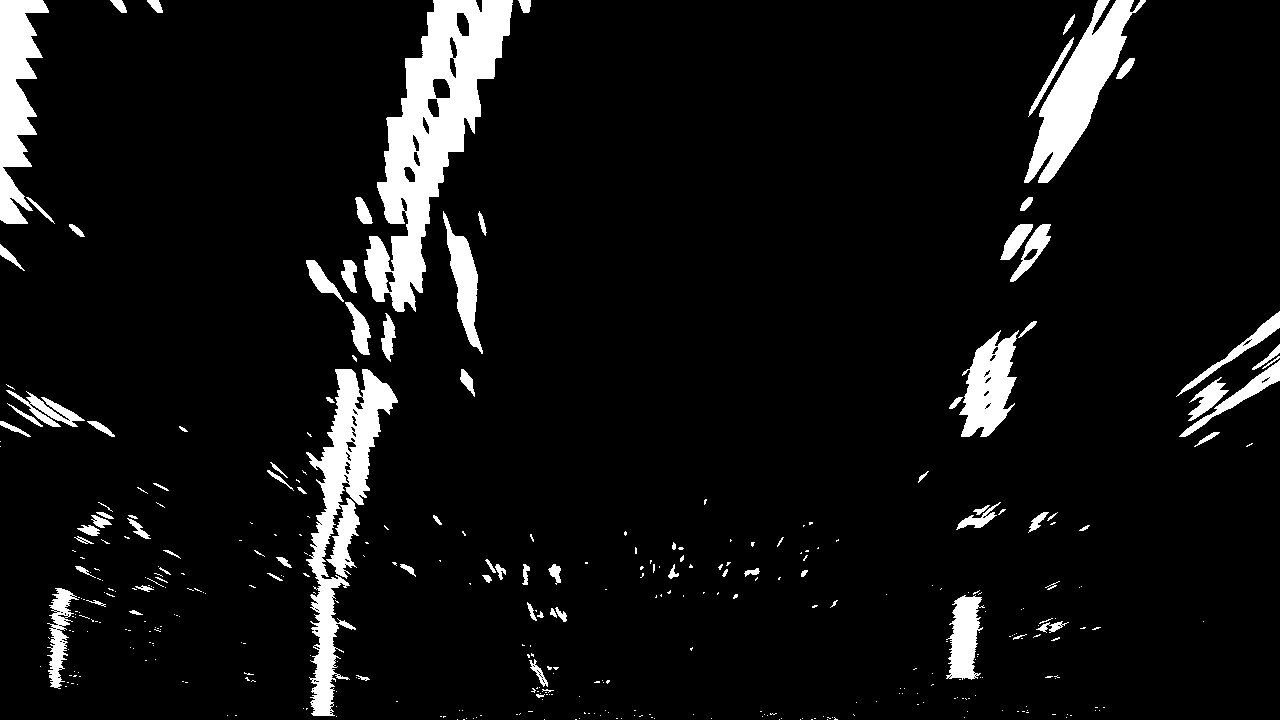
#> input picture advanced_computer_vision/warped_example.jpg, 1280 x 720 px
$ python histogram_peaks.py
#> lines starting #> are read from the running program, lines starting #| are printed output that depends on the picture
import numpy as np
import matplotlib.image as mpimg
import matplotlib.pyplot as plt

# Load our image
# `mpimg.imread` will load .jpg as 0-255, so normalize back to 0-1
img = mpimg.imread('warped_example.jpg') / 255
#> img: shape (720, 1280) float64; min 0, max 1, mean 0.0726


def hist(img):
    # TO-DO: Grab only the bottom half of the image
    # Lane lines are likely to be mostly vertical nearest to the car
    bottom_half = img[img.shape[0] // 2:, :]
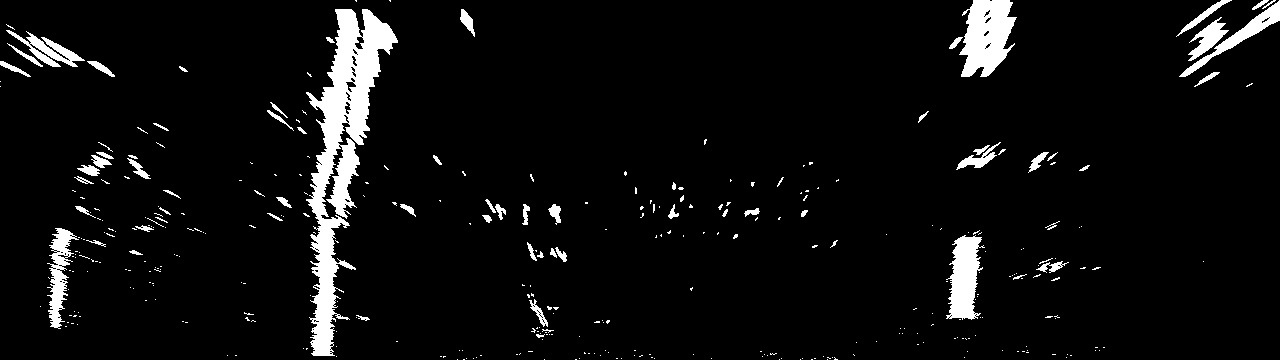
#> bottom_half: shape (360, 1280) float64; min 0, max 1, mean 0.0563

    # TO-DO: Sum across image pixels vertically - make sure to set `axis`
    # i.e. the highest areas of vertical lines should be larger values
    histogram = np.sum(bottom_half, axis=0)
#> histogram = 1280 values, max 244.9 at index 327, min 0 at index 208, mean 20.28

    return histogram


# Create histogram of image binary activations
histogram = hist(img)

# Visualize the resulting histogram
f, (ax1, ax2) = plt.subplots(1, 2, figsize=(24, 9))

ax1.imshow(img)
ax1.set_title('Original Image', fontsize=50)
ax2.plot(histogram)
ax2.set_title('Histogram Image', fontsize=50)
plt.show()
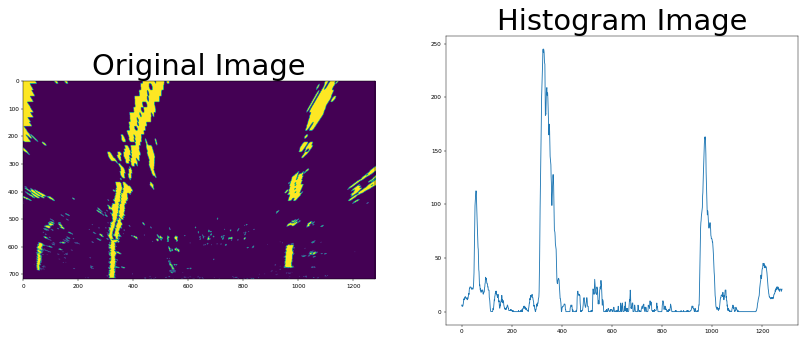
#> figure drawn by matplotlib, 2 panels; panel 2: curve peaks at x = 327, y = 244.9
